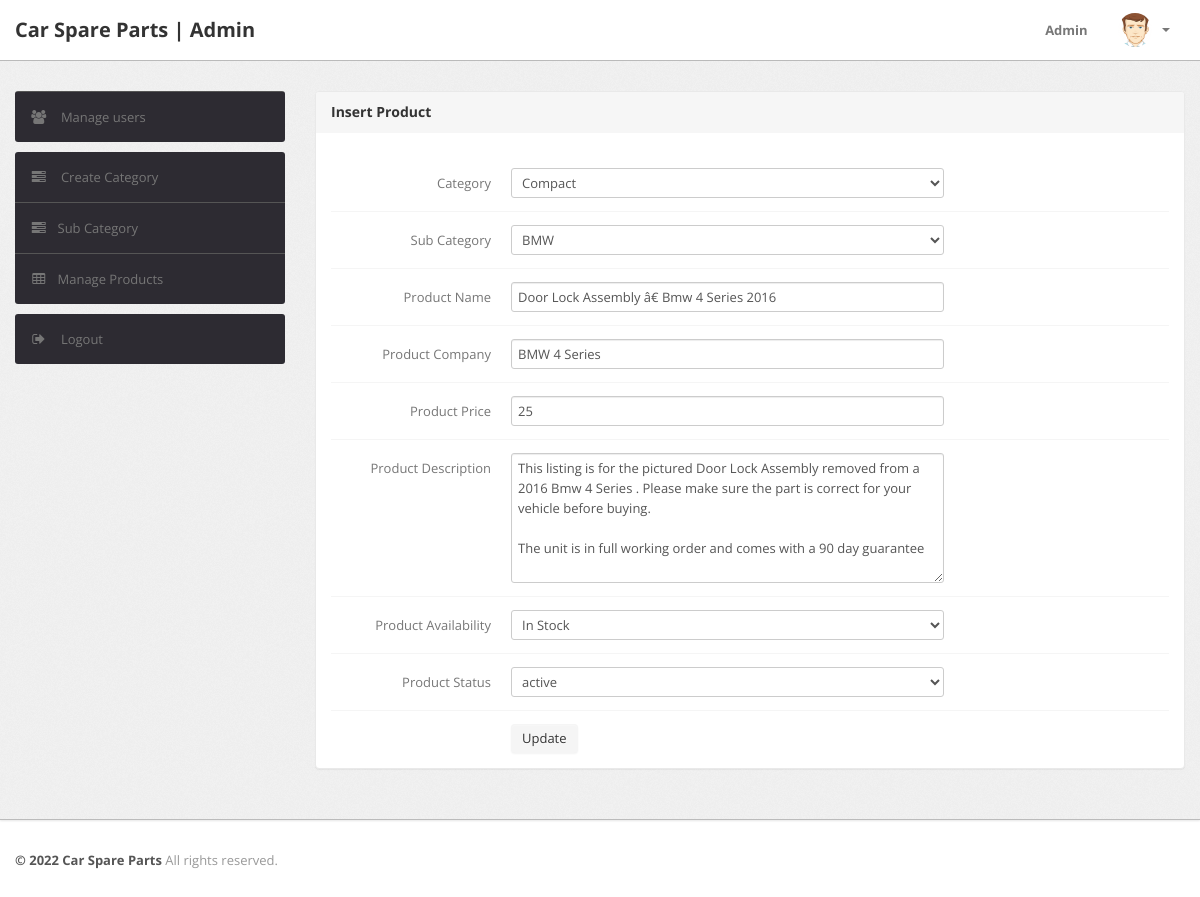
Screenshot of /admin/edit-products.php?id=1 (signed in) with the database file from the repository.
### tables this page shows
CREATE TABLE `products` (
  `id` int(11) NOT NULL,
  `productName` varchar(255) DEFAULT NULL,
  `productCompany` varchar(255) DEFAULT NULL,
  `productPrice` int(11) DEFAULT NULL,
  `productDescription` longtext,
  `productImage1` varchar(255) DEFAULT NULL,
  `productImage2` varchar(255) DEFAULT NULL,
  `productImage3` varchar(255) DEFAULT NULL,
  `category` int(11) NOT NULL,
  `subCategory` int(11) DEFAULT NULL,
  `userId` int(11) NOT NULL,
  `productAvailability` varchar(255) DEFAULT NULL,
  `postingDate` timestamp NULL DEFAULT CURRENT_TIMESTAMP,
  `sale_status` varchar(50) DEFAULT NULL,
  `updationDate` varchar(255) DEFAULT NULL,
  `status` varchar(100) NOT NULL DEFAULT 'active'
);

CREATE TABLE `category` (
  `id` int(11) NOT NULL,
  `categoryName` varchar(255) DEFAULT NULL,
  `categoryDescription` longtext,
  `creationDate` timestamp NOT NULL DEFAULT CURRENT_TIMESTAMP,
  `updationDate` varchar(255) DEFAULT NULL
);

CREATE TABLE `subcategory` (
  `id` int(11) NOT NULL,
  `categoryid` int(11) DEFAULT NULL,
  `subcategory` varchar(255) DEFAULT NULL,
  `creationDate` timestamp NULL DEFAULT CURRENT_TIMESTAMP,
  `updationDate` varchar(255) DEFAULT NULL
);

### admin/edit-products.php (the view, shortened to what this page needs)
<?php
include '../includes/config.php';
if(strlen($_SESSION['alogin'])==0)
	{
header('location:index.php');
}
else{
	$pid=intval($_GET['id']);
?>
<!DOCTYPE html>
<html lang="en">
<head>
    <?php include 'include/header-files.php';?>
</head>
<body>
    <?php include('include/header.php');?>
    <div class="wrapper">
        <div class="container">
            <div class="row">
                <?php include('include/sidebar.php');?>
                <div class="span9">
                    <div class="content">
                        <div class="module">
                            <div class="module-head">
                                <h3>Insert Product</h3>
                            </div>
                            <div class="module-body">
                                <br />
                                <form class="form-horizontal row-fluid" name="insertproduct" method="post"
                                    enctype="multipart/form-data">
                                    <?php
$query=mysqli_query($con,"select products.*,category.categoryName as catname,category.id as cid,subcategory.subcategory as subcatname,subcategory.id as subcatid from products join category on category.id=products.category join subcategory on subcategory.id=products.subCategory where products.id='$pid'");
while($row=mysqli_fetch_array($query))
{
?>
                                    <div class="control-group">
                                        <label class="control-label" for="basicinput">Category</label>
                                        <div class="controls">
                                            <select name="category" class="span8 tip" onChange="getSubcat(this.value);"
                                                required>
                                                <option value="<?php echo htmlentities($row['cid']);?>">
                                                    <?php echo htmlentities($row['catname']);?></option>
                                                <?php $query=mysqli_query($con,"select * from category");
	?>
                                            </select>
                                        </div>
                                    </div>
                                    <div class="control-group">
                                        <label class="control-label" for="basicinput">Sub Category</label>
                                        <div class="controls">
                                            <select name="subcategory" id="subcategory" class="span8 tip" required>
                                                <option value="<?php echo htmlentities($row['subcatid']);?>">
                                                    <?php echo htmlentities($row['subcatname']);?></option>
                                            </select>
                                        </div>
                                    </div>
                                    <div class="control-group">
                                        <label class="control-label" for="basicinput">Product Name</label>
                                        <div class="controls">
                                            <input type="text" name="productName" placeholder="Enter Product Name"
                                                value="<?php echo htmlentities($row['productName']);?>"
                                                class="span8 tip">
                                        </div>
                                    </div>
                                    <div class="control-group">
                                        <label class="control-label" for="basicinput">Product Company</label>
                                        <div class="controls">
                                            <input type="text" name="productCompany"
                                                placeholder="Enter Product Comapny Name"
                                                value="<?php echo htmlentities($row['productCompany']);?>"
                                                class="span8 tip" required>
                                        </div>
                                    </div>
                                    <div class="control-group">
                                        <label class="control-label" for="basicinput">Product Price</label>
                                        <div class="controls">
                                            <input type="text" name="productprice" placeholder="Enter Product Price"
                                                value="<?php echo htmlentities($row['productPrice']);?>"
                                                class="span8 tip" required>
                                        </div>
                                    </div>
                                    <div class="control-group">
                                        <label class="control-label" for="basicinput">Product Description</label>
                                        <div class="controls">
                                            <textarea name="productDescription" placeholder="Enter Product Description"
                                                rows="6" class="span8 tip">
<?php echo htmlentities($row['productDescription']);?>
</textarea>
                                        </div>
                                    </div>
                                    <div class="control-group">
                                        <label class="control-label" for="basicinput">Product Availability</label>
                                        <div class="controls">
                                            <select name="productAvailability" id="productAvailability"
                                                class="span8 tip" required>
                                                <option value="<?php echo htmlentities($row['productAvailability']);?>">
                                                    <?php echo htmlentities($row['productAvailability']);?></option>
                                            </select>
                                        </div>
                                    </div>
                                    <div class="control-group">
                                        <label class="control-label" for="basicinput">Product Status</label>
                                        <div class="controls">
                                            <select name="status" id="status"
                                                class="span8 tip" required>
                                                <option value="<?php echo htmlentities($row['status']);?>">
                                                    <?php echo htmlentities($row['status']);?></option>
                                            </select>
                                        </div>
                                    </div>
                                    <?php } ?>
                                    <div class="control-group">
                                        <div class="controls">
                                            <button type="submit" name="submit" class="btn">Update</button>
                                        </div>
                                    </div>
                                </form>
                            </div>
                        </div>
                    </div>
                </div>
            </div>
        </div>
    </div>
    <?php include('include/footer.php');?>
</body>
<?php } ?>

### admin/css/theme.css (style rules this page uses)
body { font-size: 13px; font-family: 'Open Sans', Arial, sans-serif; background: #fff; color: #777 }
h1, h2, h3, h4, h5, h6 { color: #333; margin-top: 0 }
h3 { font-size: 20px }
.wrapper { background: url(../images/bg.png) #eee; border-bottom: 1px solid #bbb; -webkit-box-shadow: 0 1px 2px rgba(0,0,0,0.1); -moz-box-shadow: 0 1px 2px rgba(0,0,0,0.1); box-shadow: 0 1px 2px rgba(0,0,0,0.1); padding: 30px 0 }
form { margin: 0 }
select, textarea, input[type="text"], input[type="password"], input[type="datetime"], input[type="datetime-local"], input[type="date"], input[type="month"], input[type="time"], input[type="week"], input[type="number"], input[type="email"], input[type="url"], input[type="search"], input[type="tel"], input[type="color"], .uneditable-input, label, input, button, select, textarea { -webkit-border-radius: 3px; -moz-border-radius: 3px; border-radius: 3px; font-size: 13px; font-family: 'Open Sans', Tahoma, Arial, sans-serif }
.module { background: #fff; -webkit-border-radius: 3px; -moz-border-radius: 3px; border-radius: 3px; border: 1px solid #ccc; border-bottom-color: #bbb; -webkit-box-shadow: 0 0 1px rgba(0,0,0,0.2); -moz-box-shadow: 0 0 1px rgba(0,0,0,0.2); box-shadow: 0 0 1px rgba(0,0,0,0.2); margin-bottom: 30px }
.form-horizontal .control-group, .form-vertical .control-group { margin-bottom: 0 }
.form-horizontal .control-group+.control-group, .form-vertical .control-group+.control-group { margin-top: 13px; padding-top: 13px; border-top: 1px solid #f5f5f5 }
.btn, .btn-box { -webkit-border-radius: 3px; -moz-border-radius: 3px; border-radius: 3px }
.btn { font-size: 13px; font-weight: 600 }
.btn { display: inline-block; margin-bottom: 0; font-weight: 400; text-align: center; vertical-align: middle; cursor: pointer; background-image: none; border: 1px solid transparent; white-space: nowrap; padding: 4px 10px; font-size: 13px; line-height: 1.42857; border-radius: 4px; -webkit-user-select: none; -moz-user-select: none; -ms-user-select: none; user-select: none }
.module { box-shadow: 0 0 3px rgba(0,0,0,.1); border-color: #e9e9e9; margin-bottom: 20px; background-color: #fff; border-radius: 4px; -webkit-box-shadow: 0 1px 1px rgba(0,0,0,.05); box-shadow: 0 1px 1px rgba(0,0,0,.05); }
.module-head { color: #767676; background-color: #f6f6f6; border-color: #e9e9e9; padding: 10px 15px; border-bottom: 1px solid transparent; border-top-right-radius: 3px; border-top-left-radius: 3px; }
.module-head h3 { font-size: 14px; line-height: 20px; height: 20px; margin: 0 }
.module-body { padding: 15px }

### rows the page displays
products: category "Compact", subcategory "BMW", productName "Door Lock Assembly â€ Bmw 4 Series 2016", productCompany "BMW 4 Series", productprice "25", productDescription "This listing is for the pictured Door Lock Assembly removed from a 2016 Bmw 4 Series . Please make sure the part is correct for your vehicle before buying. The unit is in full working order and comes with a 90 day guarantee", productAvailability "In Stock", status "active"
